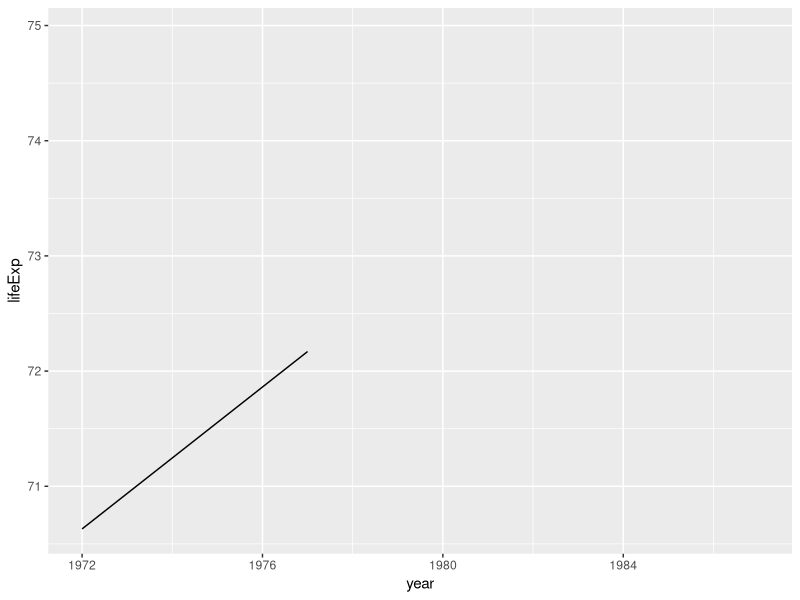
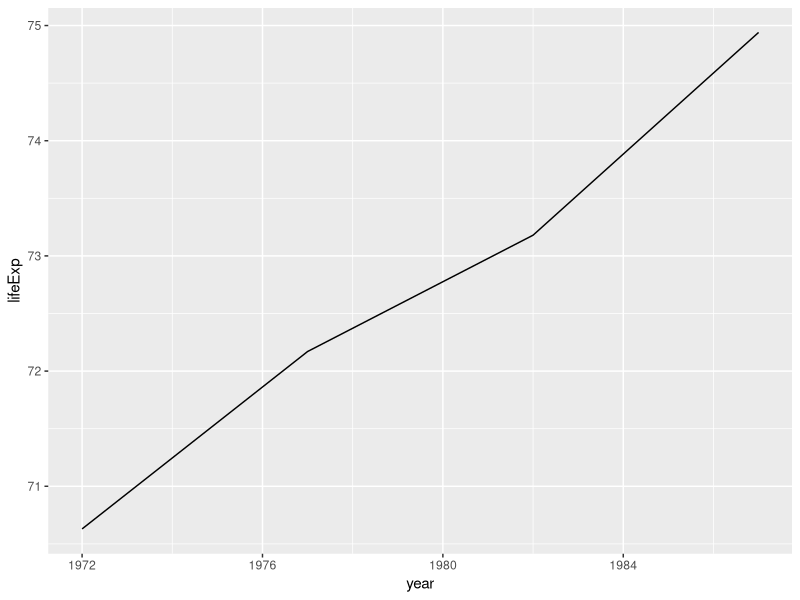
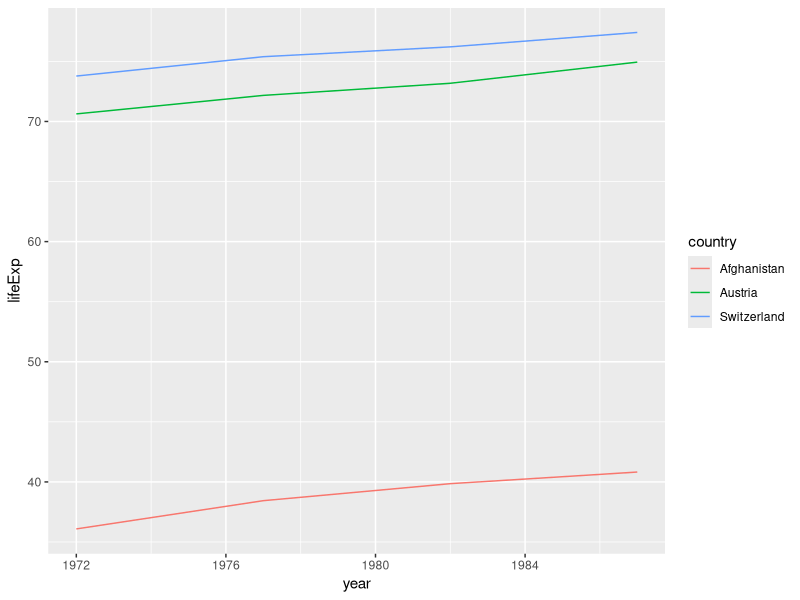

Source code (R) for these figures, in order:
## ---- chunk 1
knitr::opts_chunk$set(include = TRUE, error = TRUE)
## ---- chunk 2
  library("tidyverse")
## ---- chunk 3
  gap_7080 <- read_csv("../0_data/gapminder-7080.csv")
## ---- chunk 4
# Filter the data for Austria only
  gap_7080_AT <- 
    gap_7080 %>%
    filter(country == "Austria")
# Visualize
  ggplot(data = gap_7080_AT, aes(x = year, y = lifeExp)) +
    geom_line()
## ---- chunk 5
  gap_7080 <- 
    gap_7080 %>%
    mutate(lifeExp = replace(lifeExp, (country == "Austria" & year == 1982), 73.18))
## ---- chunk 6
  gap_7080_AT <- 
    gap_7080 %>%
    filter(country == "Austria")

  ggplot(data = gap_7080_AT, aes(x = year, y = lifeExp)) +
    geom_line()
## ---- chunk 7
  gap_7080_multiple <- 
    gap_7080 %>%
    filter(country %in% c("Austria", "Afghanistan", "Switzerland"))

  ggplot(data = gap_7080_multiple, aes(x = year, y = lifeExp, color = country)) +
    geom_line()
